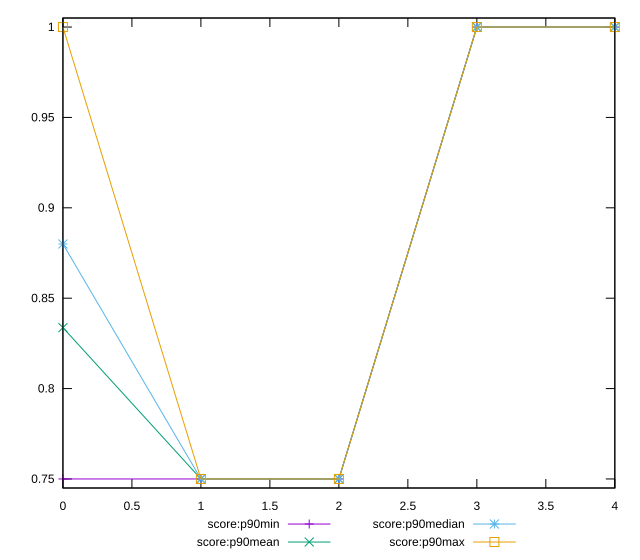

This chart was generated by the following gnuplot code:
reset

$scoreP90Min <<EOF
0 0.75
1 0.75
2 0.75
3 1
4 1
EOF

$scoreP90Mean <<EOF
0 0.8337234042553192
1 0.75
2 0.75
3 1
4 1
EOF

$scoreP90Median <<EOF
0 0.88
1 0.75
2 0.75
3 1
4 1
EOF

$scoreP90Max <<EOF
0 1
1 0.75
2 0.75
3 1
4 1
EOF

set key outside below
set xrange [0:4]
set yrange [0.745:1.005]
set trange [0.745:1.005]
set terminal svg size 640, 560 enhanced background rgb 'white'
set output "report_00021_2021-02-20T09:16:39.615Z/uses-optimized-images/progression/score.svg"

plot $scoreP90Min title "score:p90min" with linespoints, \
     $scoreP90Mean title "score:p90mean" with linespoints, \
     $scoreP90Median title "score:p90median" with linespoints, \
     $scoreP90Max title "score:p90max" with linespoints

reset
